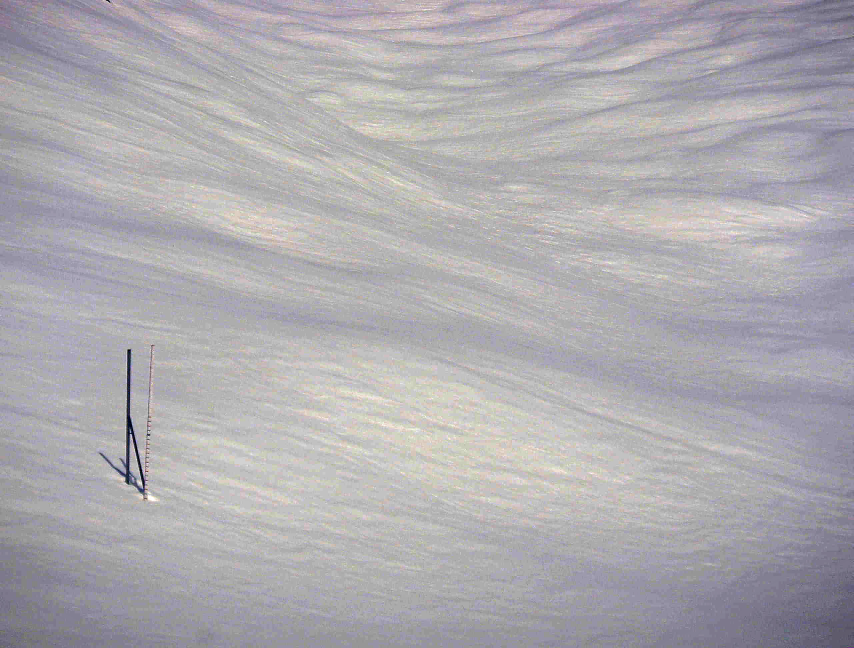
#> input picture phase 2/field 1-2.jpg, 2560 x 1944 px (shown at 1/3 size)
$ python reference.py   (older library calls are emulated)
#> lines starting #> are read from the running program, lines starting #| are printed output that depends on the picture; after the words box and inside, x2 and y2 are one past the last pixel; in counts of white or black regions, pixels touching at a corner belong together
#!/usr/bin/env python
# coding: utf-8

# In[259]:


import numpy as np
import cv2
                # we will read the image directly as a grayscale image
#img = cv2.imread('reference 1.jpg', cv2.IMREAD_UNCHANGED) # gaussian filter is not used explicitly as it is already included in the canny function itself
img = cv2.imread('field 1-2.jpg', cv2.IMREAD_UNCHANGED)
#> img is the input picture: shape (1944, 2560, 3); mean B, G, R 176, 171.6, 173.9
roi = img[900:1650, 350:550]
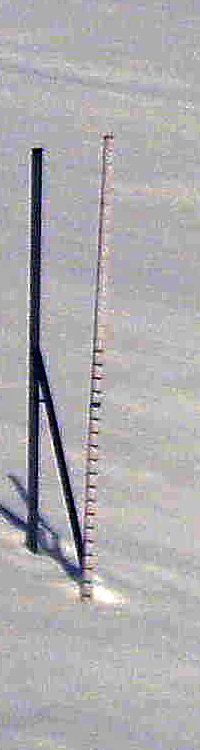
#> roi: shape (750, 200, 3); mean B, G, R 174.2, 171.8, 173.3
roi = cv2.GaussianBlur(roi,(5,5),0)
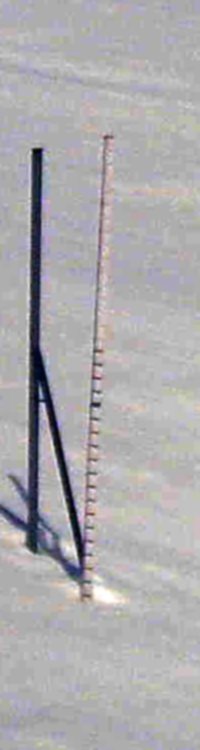
#> roi: shape (750, 200, 3); mean B, G, R 174.2, 171.8, 173.3
roi2 = roi.copy()
roi = cv2.cvtColor(roi, cv2.COLOR_BGR2GRAY)
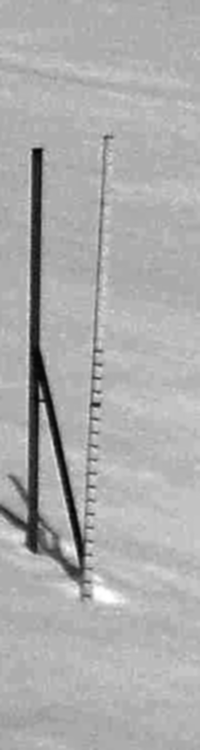
#> roi: shape (750, 200); min 2, max 255, mean 172.5

#b,g,r = cv2.split(roi)
#roi = cv2.Sobel(roi,cv2.CV_8U,1,1)
#roi = cv2.adaptiveThreshold(roi,255,cv2.ADAPTIVE_THRESH_GAUSSIAN_C,cv2.THRESH_BINARY,15,15)
roi = cv2.Canny(roi,200,550,3)
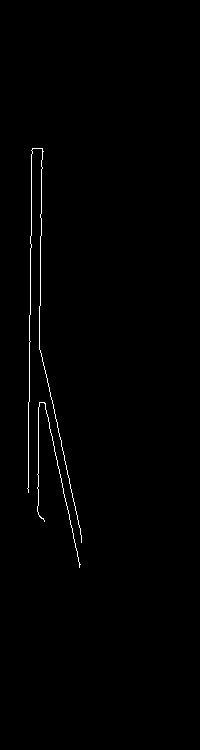
#> roi: shape (750, 200); 0.7% white in thin lines or dots, all inside (x1, y1, x2, y2) = (27, 148, 82, 568)


# In[20]:


img.shape


# In[254]:


lines = cv2.HoughLinesP(roi,1,np.pi/180,200,maxLineGap = 80)  # HoughLines function gives an output of a 2d-array containing rho and theta values for the corresponding line equations which crossed the vote limit of 200.
#> lines = None
#> (the run stopped early here; a loop or call above may not have finished)

$ run again, with phase 2/field 1-3.jpg copied over phase 2/field 1-2.jpg
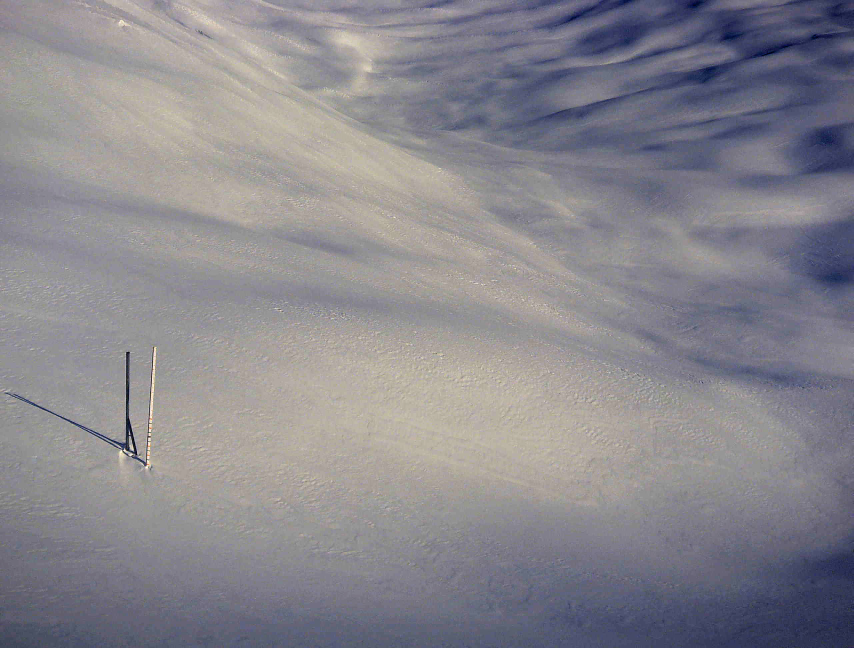
#> input picture phase 2/field 1-3.jpg, 2560 x 1944 px (shown at 1/3 size)
#> img is the input picture: shape (1944, 2560, 3); mean B, G, R 141.5, 134.9, 136.9
#> `roi = cv2.cvtColor(roi, cv2.COLOR_BGR2GRAY)`:
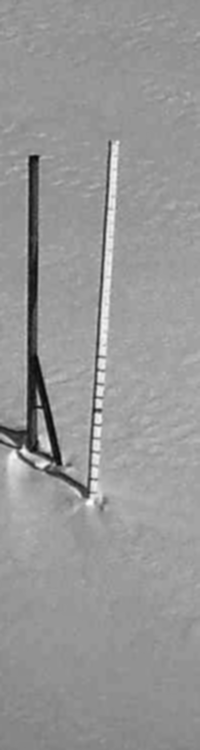
#> roi: shape (750, 200); min 8, max 253, mean 150.8
#> `roi = cv2.Canny(roi,200,550,3)`:
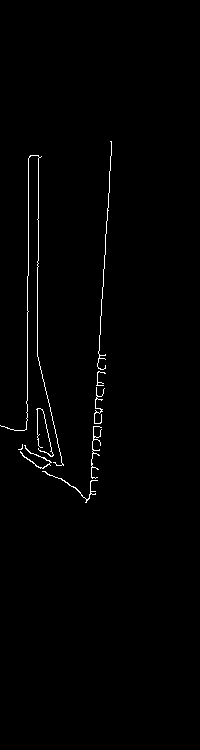
#> roi: shape (750, 200); 0.98% white in thin lines or dots, all inside (x1, y1, x2, y2) = (0, 141, 112, 503)
#> lines = None
